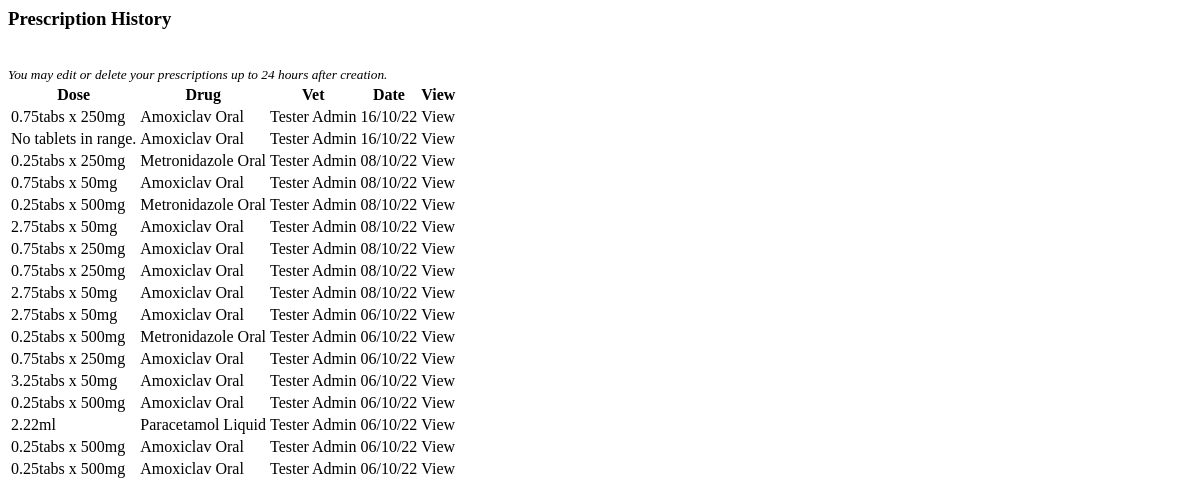
Page /prescriptions/list-prescrip/1 (signed in) on the earlier database version.
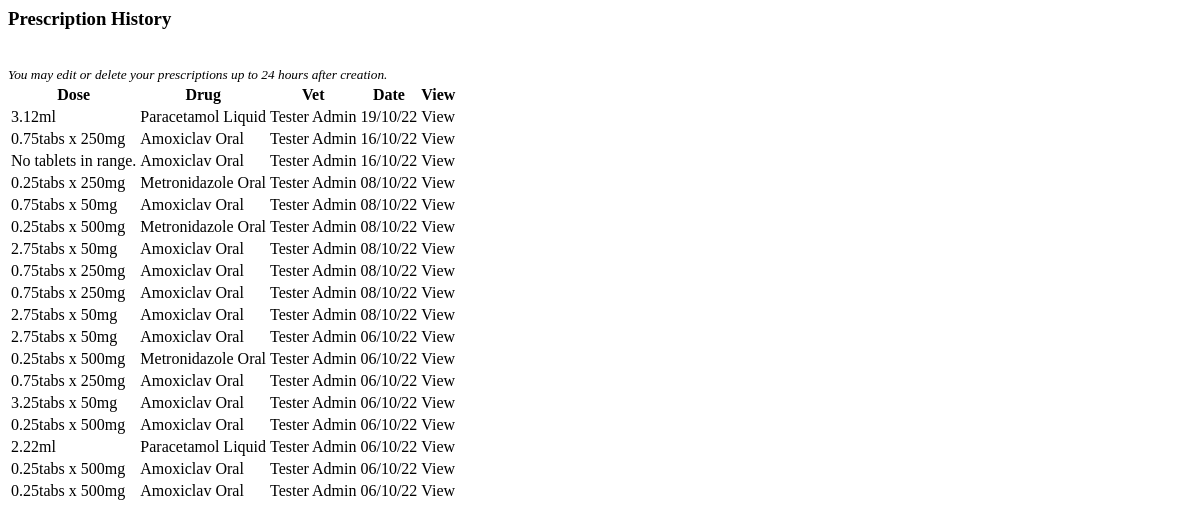
Same page on the later database version.
### prescriptions/models.py (models this page shows, shortened)
class Prescription(models.Model):
    animal = models.ForeignKey(Record, on_delete=models.CASCADE, default=1)
    animal_weight = models.DecimalField(max_digits=5, decimal_places=2,
                                        blank=True, null=True)
    vet = models.ForeignKey(Vet, on_delete=models.CASCADE, default=1)
    drug = models.ForeignKey(Drug, on_delete=models.CASCADE, default=None)
    type = models.CharField(max_length=10, blank=True)
    drug_dose = models.DecimalField(max_digits=4, decimal_places=2,
                                    blank=True, null=True)
    drug_dose_high = models.DecimalField(max_digits=4, decimal_places=2,
                                         blank=True, null=True)
    dose = models.CharField(max_length=100, blank=True, null=True)
    measure = models.CharField(max_length=2, blank=True)
    frequency = models.CharField(max_length=10, choices=FREQUENCY, blank=True)
    length = models.PositiveIntegerField(default=0, blank=True)
    route = models.CharField(max_length=8, blank=True)
    date = models.DateTimeField(auto_now_add=True)
    class Meta:
        ordering = ['-date']

class Drug(models.Model):
    name = models.CharField(max_length=50)
    type = models.CharField(max_length=10, choices=TYPES, default='Injectable')
    dose = models.DecimalField(max_digits=4, decimal_places=2)
    high_dose = models.DecimalField(max_digits=4, decimal_places=2, blank=True,
                                    null=True,
                                    help_text='Add high dose for tablets \
                                    only.')
    tablet_strength = models.CharField(max_length=100, blank=True,
                                       help_text='Add tablet strength in \
                                       numbers, separated by commas.')
    measure = models.CharField(max_length=2, choices=MEASURE)
    category = models.ForeignKey(Category, on_delete=models.CASCADE)
    route = models.CharField(max_length=8, choices=ROUTES)
    warnings = models.CharField(max_length=300, default='None')
    def __str__(self):
        return self.name
    class Meta:
        ordering = ['name']

### vetprofiles/models.py (models this page shows, shortened)
class Vet(AbstractBaseUser):
    email = models.EmailField(verbose_name="email", max_length=80, unique=True)
    first_name = models.CharField(max_length=30, blank=False)
    last_name = models.CharField(max_length=30, blank=False)
    last_login = models.DateTimeField(verbose_name='last login', auto_now=True)
    is_admin = models.BooleanField(default=False)
    is_active = models.BooleanField(default=False)
    is_staff = models.BooleanField(default=False)
    is_superuser = models.BooleanField(default=False)
    USERNAME_FIELD = 'email'
    REQUIRED_FIELDS = ['first_name', 'last_name', ]
    objects = AccountsManager()
    def __str__(self):
        return self.first_name + " " + self.last_name

### petrx/decorators.py (the view)
    def wrapper(request, *args, **kwargs):
        if request.user.is_authenticated:
            if request.user.is_active:
                return function(request, *args, **kwargs)
            else:
                return render(request, 'vetprofiles/restricted.html')
        else:
            return redirect('vetprofiles:login')

### prescriptions/views.py (called while the page is built)
@vet_login_and_active
def list_prescrip(request, animal_id):
    prescrip_list = Prescription.objects.filter(animal=animal_id).all()
    context = {'prescrip_list': prescrip_list}
    return render(request, 'prescriptions/list_prescrip.html', context)

### prescriptions/templates/prescriptions/list_prescrip.html (shortened to what this page needs)
<h3 class="subheadings">Prescription History</h3>
<small><em>You may edit or delete your prescriptions up to 24 hours after creation.</em></small>
<div class="prescrip-contain">
    <table>
        <thead>
            <tr>
                <th class="lg-prescrip">Dose</th>
                <th>Drug</th>
                <th class="lg-prescrip">Vet</th>
                <th>Date</th>
                <th>View</th>
            </tr>
        </thead>
        <tbody>
            {% for prescription in prescrip_list %}
            <tr>
                <td class="lg-prescrip">{{ prescription.dose }}{{ prescription.measure }}</td>
                <td>{{ prescription.drug }}</td>
                <td class="lg-prescrip">{{ prescription.vet }}</td>
                <td>{{ prescription.date|date:'d/m/y' }}</td>
                <td><a data-hx-get="{% url 'prescriptions:detail_prescrip' prescrip_id=prescription.id %}"
                        data-hx-target="#modal-dialog" class="pet-links" aria-label="View prescription">View</a></td>
            </tr>
        </tbody>
        {% endfor %}
    </table>
</div>

Differences in the rows shown:
added Prescription: dose "3.12", measure "ml", drug "Paracetamol Liquid", vet "Tester Admin", date "19/10/22"
